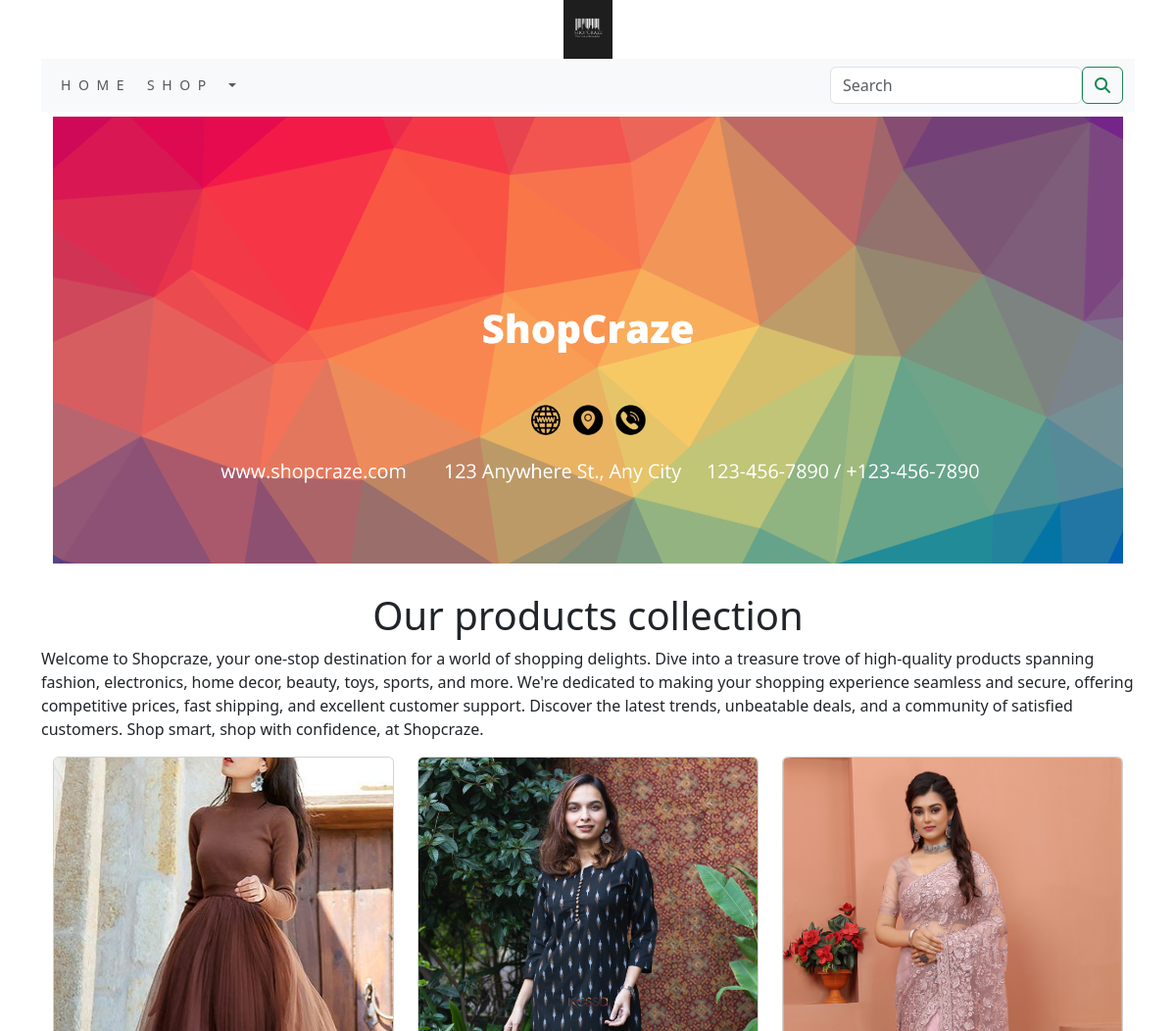
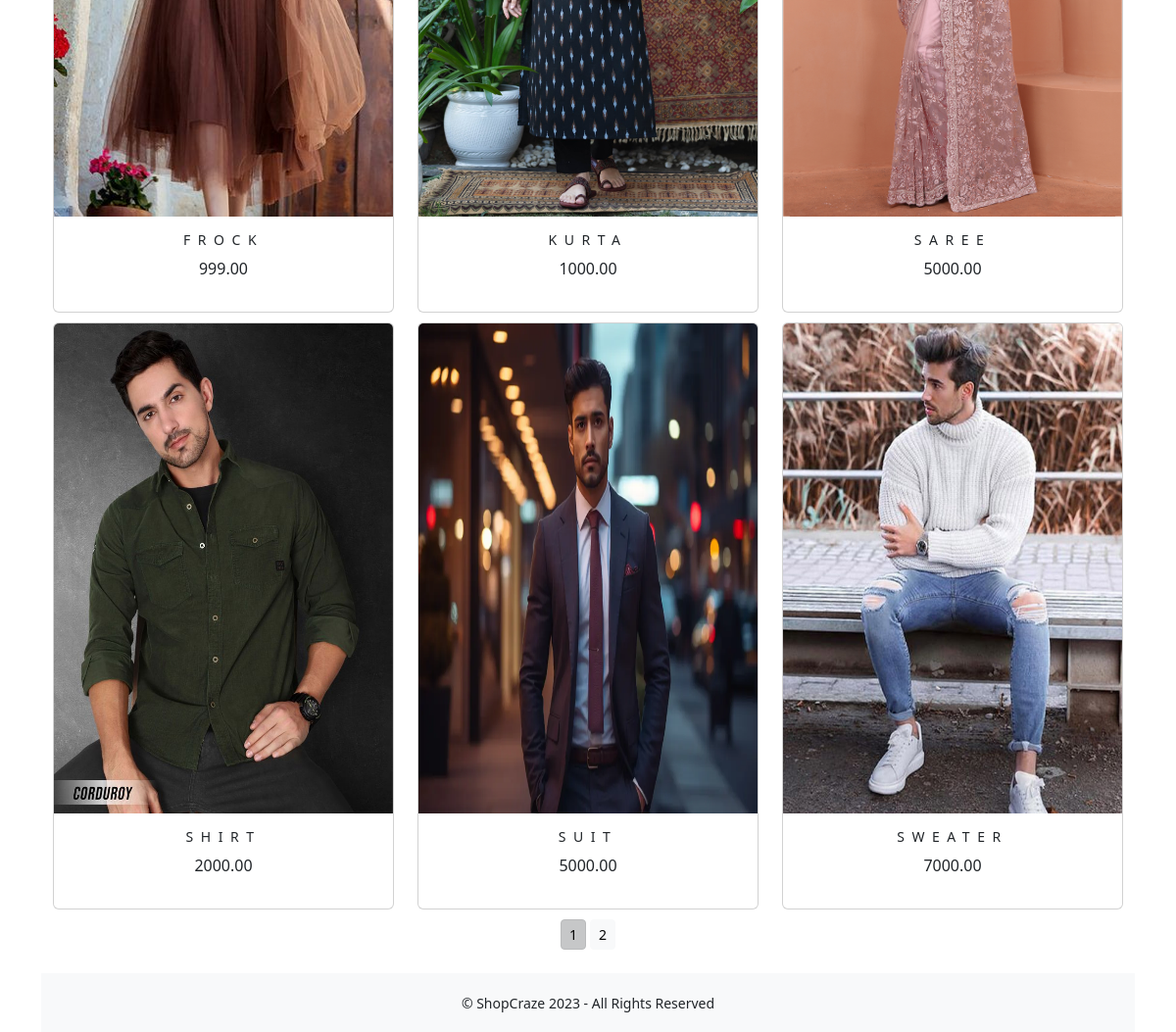
The app's page /shop/ with its own data (2 pictures, top to bottom).
### shop/models.py (models this page shows, shortened)
class Product(models.Model):
    name=models.CharField(max_length=250,unique=True)
    slug = models.SlugField(max_length=250, unique=True)
    description = models.TextField(blank=True)
    price=models.DecimalField(max_digits=10,decimal_places=2)
    category=models.ForeignKey(Category,on_delete=models.CASCADE)
    image = models.ImageField(upload_to='product', blank=True)
    stock=models.IntegerField()
    available=models.BooleanField(default=True)
    created=models.DateTimeField(auto_now_add=True)
    updated=models.DateTimeField(auto_now=True)
    def get_url(self):
        return reverse('shop:prodcatdetail',args=[self.category.slug,self.slug])
    class Meta:
        ordering = ('name',)
        verbose_name = 'product'
        verbose_name_plural = 'products'

### shop/views.py (the view)
# urls.py: path('', views.allProdCat,name='allProdCat'),
def allProdCat(request,c_slug=None):
    c_page=None
    products_list=None
    paginator =None
    if c_slug!=None:
        c_page=get_object_or_404(Category,slug=c_slug)
        products_list=Product.objects.all().filter(category=c_page, available=True)
    else:
        products_list=Product.objects.all().filter(available=True)
    paginator=Paginator(products_list,6)
    try:
        page=int(request.GET.get('page','1'))
    except:
        page=1
    try:
        products=paginator.page(page)
    except(EmptyPage,InvalidPage):
        products=paginator.page(paginator.num_pages)
    return render(request,"category.html",{'category':c_page,'products':products})

### cart/context_processors.py (called while the page is built)
def counter(request):
    item_count=0
    if 'admin' in request.path:
        return{}
    else:
        try:
            cart=Cart.objects.filter(cart_id=_cart_id(request))
            cart_items=CartItem.objects.all().filter(cart=cart[:1])
            for cart_item in cart_items:
                item_count += cart_item.quantity
        except Cart.DoesNotExist:
            item_count=0
    return dict(item_count=item_count)

### cart/views.py (called while the page is built)
def _cart_id(request):
        cart=request.session.session_key
        if not cart:
                cart=request.session.create()
        return cart

### shop/context_processors.py (called while the page is built)
def menu_links(request):
    links=Category.objects.all()
    return dict(links=links)

### shop/models.py (called while the page is built)
    def get_url(self):
        return reverse('shop:products_by_category',args=[self.slug])

### templates/category.html (shortened to what this page needs)
{% extends 'base.html' %}
{% load static %}
{% block content %}
<div class="mx-auto">
    {% if category %}
    <img class="my_image" src="{{category.image.url}}"alt="{{category.name}}" width="1500;" height="1400px;">
</div>
<br>
<div>
    <h1 class="text-center my_title">
        {{category.name}}
    </h1>
    <p class="text-justify">
        {{category.description}}
    </p>
</div>
{% else %}
<div class="container">
    <div class="row">
    <img class="my_image my_image_padding" src="{% static 'img/banner.png' %}"alt="Our products" width="1500px;">
</div>
</div>
<br>
<div>
    <h1 class="text-center my-title">
        Our products collection
    </h1>
    <p class="text-justify">
        Welcome to Shopcraze, your one-stop destination for a world of shopping delights. Dive into a treasure trove of high-quality products spanning fashion, electronics, home decor, beauty, toys, sports, and more. We're dedicated to making your shopping experience seamless and secure, offering competitive prices, fast shipping, and excellent customer support. Discover the latest trends, unbeatable deals, and a community of satisfied customers. Shop smart, shop with confidence, at Shopcraze.
    </p>
</div>
{% endif %}
<div class="container">
    <div class="row mx_auto">
        {% for product in products.object_list %}
        <div class="my_bottom_margin col-9 com-sm-12 col-md-4 xol-lg-4">
            <div class="card text-center" style="min-width:18rem;">
                <a href="{{product.get_url}}"><img class="card-img-top my_image" src="{{product.image.url}}" alt="{{product.name}}" width="130px;" height="500px;"></a>
                <div class="card-body">
                    <h4>{{product.name}}</h4>
                    <p>{{product.price}}</p>
                </div>
            </div>
        </div>
        {% endfor %}
    </div>
    <div class="mx-auto">
        {% if products.paginator.num_pages > 1 %}
        <div class="text-center">
            {% for pg in products.paginator.page_range %}
            <a href="?page={{pg}}" class="btn btn-light btn-sm {% if products.number == pg %} active {% endif %}">{{pg}}</a>
            {% endfor %}
        </div>
        {% endif %}
    </div>
    <br>
</div>
{% endblock %}

### templates/base.html (shortened to what this page needs)
{% load static %}
<!DOCTYPE html>
<html lang="en">
<head>
    <link rel="stylesheet" href="{% static 'css/custom.css' %}">
     <link href="{% static 'css/bootstrap.min.css' %}" rel="stylesheet">
</head>
<body>
<div class = "container">
    {% include 'header.html' %}
    {% include 'nav.html' %}
    {% block content %}
    {% endblock %}
    </div>
    {% include 'footer.html' %}
</body>
</html>

### templates/header.html
{% load static %}
<header style="text-align: center;">
    <a href="{% url 'shop:allProdCat' %}">
    <img src="{% static 'img/Logo.png' %}" alt="logo image" style="display: block; margin: 0 auto;" width="50px;"></a>
</header>

### templates/nav.html (shortened to what this page needs)
<nav class="navbar navbar-expand-lg navbar-light bg-light">
  <div class="container-fluid">
  <div class="collapse navbar-collapse" id="navbarSupportedContent">
    <ul class="navbar-nav me-auto mb-2 mb-lg-0">
      <li class="nav-item">
        <a class="nav-link" href="{% url 'shop:allProdCat' %}">Home</a>
      </li>
      <li class="nav-item dropdown {% if 'shop' in request.path %} active {% endif %}">
        <a class="nav-link dropdown-toggle" href="#" id="navbarDropdown" role="button" data-toggle="dropdown" aria-haspopup="true" aria-expanded="false">
          Shop
        </a>
      </li>
    </ul>
    <form class="d-flex" action="{% url 'search_app:SearchResult' %}" method="get">
      <input class="form-control mr-2" type="search" placeholder="Search" name="q" aria-label="Search">
      <button class="btn btn-outline-success" type="submit"><i class="fa-solid fa-magnifying-glass"></i></button>
    </form>
  </div>
      </div>
</nav>

### templates/footer.html
<div class="footer navbar-fixed-bottom my_footer">
    <p class="text-center"> &copy; ShopCraze 2023 - All Rights Reserved</p>
</div>

### static/css/custom.css (style rules this page uses)
body { font-family: 'Poppins', sans-serif; }
.nav-item { letter-spacing: .2cm; font-size: 14px; text-transform: uppercase; }
.my_footer { background-color:#f8f9fa; height:60px; }
.my_footer p { padding-top: 20px; font-size: 14px; }
.my_image { width:100% height:auto; }
.my_image_padding { padding:5px; }
.my_bottom_margin { margin-bottom:10px; }
.card-body h4 { font-size:14px; text-transform:uppercase; letter-spacing:.2cm; }

### records on screen
Product: image (picture), name "FROCK", price "999.00"
Product: image (picture), name "KURTA", price "1000.00"
Product: image (picture), name "SAREE", price "5000.00"
Product: image (picture), name "SHIRT", price "2000.00"
Product: image (picture), name "SUIT", price "5000.00"
Product: image (picture), name "SWEATER", price "7000.00"

### other values on screen
{{ pg }} "1" "2"
